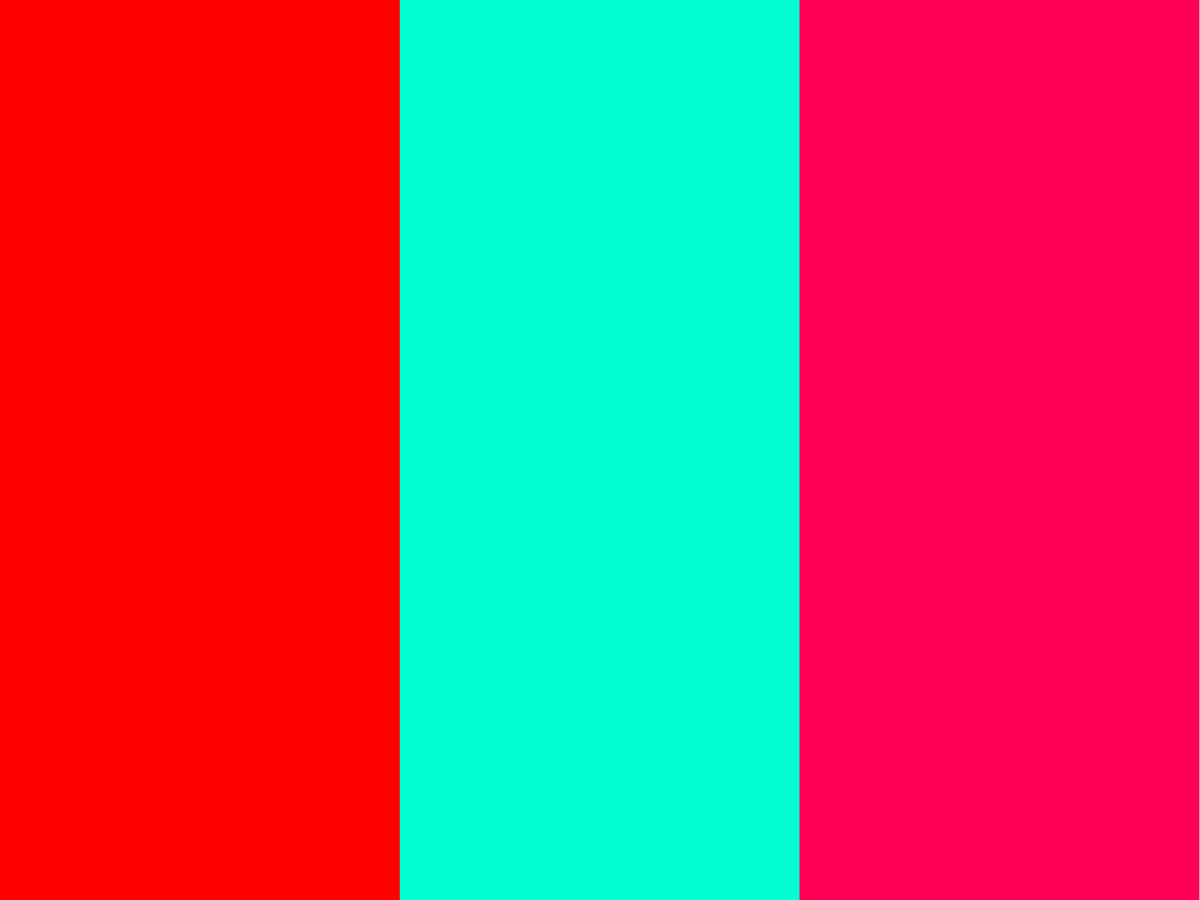
Frame 1 (no input)
Frame 60 (the mouse pressed at the canvas centre just before this capture): identical to frame 1, image omitted
Frame 120 (the mouse held since frame 60 and released just before this capture): identical to frame 1, image omitted

The Processing sketch that drew this single still picture (run headless with seeded random() and noise(); from frame 60 on, the mouse is pressed at the canvas centre):

// Processing sketch: ColorMix
// ── ColorMix.pde
int deg;
int x = 0;
int y = 0;


void setup() {
  fullScreen();
  colorMode(HSB);
  noCursor();
  noStroke();

}


void draw() {
  if (keyPressed) {
    if (key == 's') {y+=1;}
  }
  fill(0,0,0);
  rect(0,y, 20,20);
  
  deg = 0;
  fill(deg, 255,255);
  rect(0, 0, width/3, height);
  
  
  deg += 120; deg %= 360;
  fill(deg, 255,255);
  rect(width/3, 0, width/3, height);
  
  
  deg += 120; deg %= 360;
  fill(deg, 255,255);
  rect(2*width/3, 0, width/3, height);

}
